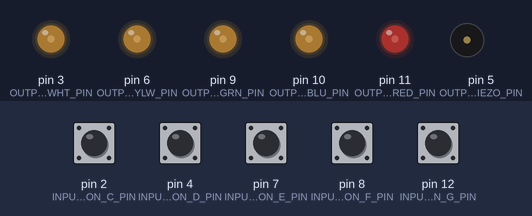
Simulated run of this sketch. Board: Arduino Uno, built with avr-gcc and run on an emulated ATmega328P. Shown: output pins drawn as LEDs (lit = HIGH), buzzer (waves = sounding). Inputs (shaded band) come from the test bench; at power-on: pin 2 (INPUT_BUTTON_C_PIN), pin 4 (INPUT_BUTTON_D_PIN), pin 7 (INPUT_BUTTON_E_PIN), pin 8 (INPUT_BUTTON_F_PIN), pin 12 (INPUT_BUTTON_G_PIN) HIGH.

Above: at 1.2 s.
1.3 s: pin 2 (INPUT_BUTTON_C_PIN) pulled LOW for 0.15 s
At 4.0 s:
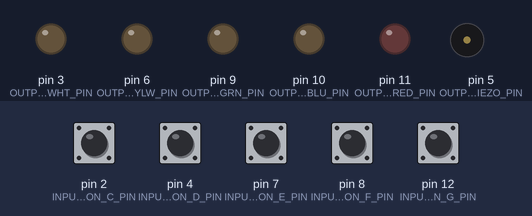
4.3 s: pin 4 (INPUT_BUTTON_D_PIN) pulled LOW for 0.15 s
At 4.45 s:
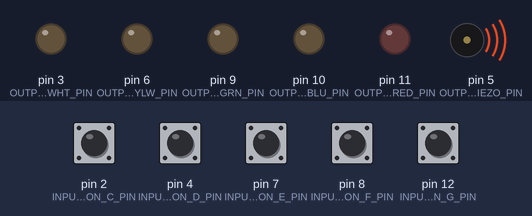
7.3 s: pin 7 (INPUT_BUTTON_E_PIN) pulled LOW for 0.15 s
At 8.37 s:
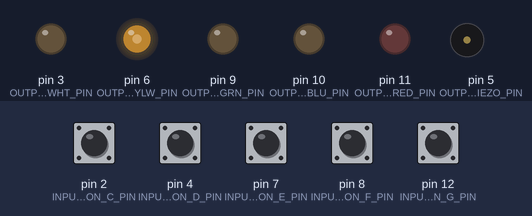
10.3 s: pin 8 (INPUT_BUTTON_F_PIN) pulled LOW for 0.15 s
At 10.77 s:
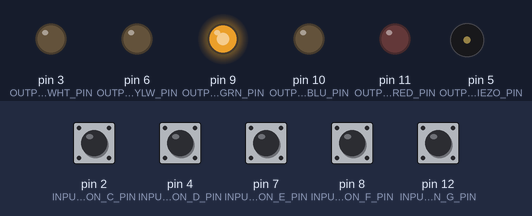
13.3 s: pin 12 (INPUT_BUTTON_G_PIN) pulled LOW for 0.15 s
At 13.77 s:
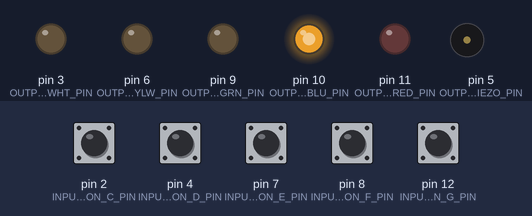
16.4 s: pin 2 (INPUT_BUTTON_C_PIN) pulled LOW for 1 s
At 18.2 s:
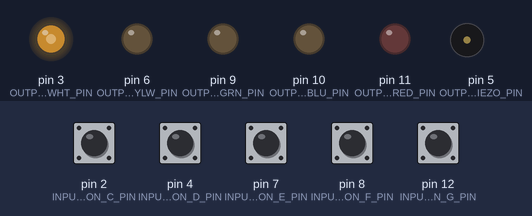
Timing chart, 0 to 20.5 s (numbered marks = the images above; inputs shaded):
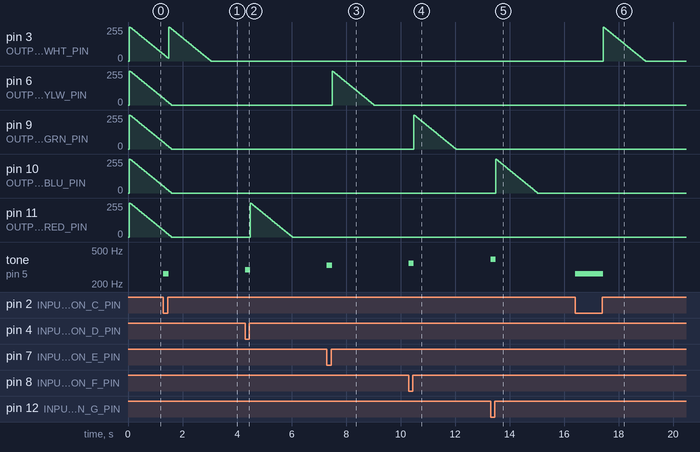

The sketch:

L3_2.ino
```cpp
#define KEY_C 262  // 261.6256 Hz (middle C)
#define KEY_D 294  // 293.6648 Hz
#define KEY_E 330  // 329.6276 Hz
#define KEY_F 350  // 349.2282 Hz
#define KEY_G 392  // 391.9954 Hz

const int INPUT_BUTTON_C_PIN = 2;
const int INPUT_BUTTON_D_PIN = 4;
const int INPUT_BUTTON_E_PIN = 7;
const int INPUT_BUTTON_F_PIN = 8;
const int INPUT_BUTTON_G_PIN = 12;

const int OUTPUT_LED_WHT_PIN = 3;
const int OUTPUT_LED_RED_PIN = 11;
const int OUTPUT_LED_YLW_PIN = 6;
const int OUTPUT_LED_GRN_PIN = 9;
const int OUTPUT_LED_BLU_PIN = 10;

const int OUTPUT_PIEZO_PIN = 5;
const int OUTPUT_LED_PIN = LED_BUILTIN;

const int MAX_ANALOG_OUT = 255;

const int TIME_ON_EACH_FADE_VAL_MS = 30;

class Button {
  private:
    const int _pinIn;
    const int _pinOut;
    const int _key;

    int _ledCurBrightness;
    unsigned long _brightnessUpdateTS;

    int _savedRawState;
    int _savedDebouncedState;
    unsigned long _stateChangeTS;

    const int _debouncedWindow = 40;
    const int _fadeAmount = 5;

    public:

    // Constructor
    Button(int in, int out, int key) :
      _pinIn(in),
      _pinOut(out),
      _key(key)
    {
      _savedRawState = LOW;
      _savedDebouncedState = LOW;
      _stateChangeTS = 0;
      _ledCurBrightness = 0;
      _brightnessUpdateTS = 0;
      pinMode(_pinIn, INPUT_PULLUP);
      pinMode(_pinOut, OUTPUT);
    }

    void debounce(unsigned long currentTimestampMs) {
      int buttonVal = digitalRead(_pinIn);

      if(buttonVal != _savedRawState) {
        _stateChangeTS = currentTimestampMs;
      }

      if(millis() - _stateChangeTS >= _debouncedWindow) {

        if(buttonVal == HIGH && buttonVal != _savedDebouncedState) {
          analogWrite(_pinOut, MAX_ANALOG_OUT);
          _ledCurBrightness = MAX_ANALOG_OUT;
          noTone(OUTPUT_PIEZO_PIN);
        }

        _savedDebouncedState = buttonVal;
      } else {
        tone(OUTPUT_PIEZO_PIN, _key);
      }

      _savedRawState = buttonVal;
    }

    void fadeLED(unsigned long timestamp) {
      if(timestamp - _brightnessUpdateTS >= TIME_ON_EACH_FADE_VAL_MS &&
         _ledCurBrightness >= 0) {
        analogWrite(_pinOut, _ledCurBrightness);
        _brightnessUpdateTS = timestamp;
        _ledCurBrightness = _ledCurBrightness - _fadeAmount;
      }
    }
};

Button _whiteLEDButton(INPUT_BUTTON_C_PIN, OUTPUT_LED_WHT_PIN, KEY_C);
Button _redLEDButton(INPUT_BUTTON_D_PIN, OUTPUT_LED_RED_PIN, KEY_D);
Button _yellowLEDButton(INPUT_BUTTON_E_PIN, OUTPUT_LED_YLW_PIN, KEY_E);
Button _greenLEDButton(INPUT_BUTTON_F_PIN, OUTPUT_LED_GRN_PIN, KEY_F);
Button _blueLEDButton(INPUT_BUTTON_G_PIN, OUTPUT_LED_BLU_PIN, KEY_G);

unsigned long _whiteFadeValueUpdatedTimestampMs = 0;
unsigned long _redFadeValueUpdatedTimestampMs = 0;
unsigned long _yellowFadeValueUpdatedTimestampMs = 0;
unsigned long _greenFadeValueUpdatedTimestampMs = 0;
unsigned long _blueFadeValueUpdatedTimestampMs = 0;

void setup() {
  pinMode(OUTPUT_PIEZO_PIN, OUTPUT);

  //Serial.begin(9600);
}

void loop() {
  unsigned long currentTimestampMs = millis();

  _whiteLEDButton.fadeLED(currentTimestampMs);
  _redLEDButton.fadeLED(currentTimestampMs);
  _yellowLEDButton.fadeLED(currentTimestampMs);
  _greenLEDButton.fadeLED(currentTimestampMs);
  _blueLEDButton.fadeLED(currentTimestampMs);

  _whiteLEDButton.debounce(currentTimestampMs);
  _redLEDButton.debounce(currentTimestampMs);
  _yellowLEDButton.debounce(currentTimestampMs);
  _greenLEDButton.debounce(currentTimestampMs);
  _blueLEDButton.debounce(currentTimestampMs);
}
```

Measured:
- after the input at 1.3 s, tone on pin 5 (OUTPUT_PIEZO_PIN): silent → 262 Hz at once, → silent 0.19 s later
- after the input at 4.3 s, tone on pin 5 (OUTPUT_PIEZO_PIN): silent → 294 Hz at once, → silent 0.19 s later
- after the input at 7.3 s, tone on pin 5 (OUTPUT_PIEZO_PIN): silent → 330 Hz at once, → silent 0.19 s later
- after the input at 10.3 s, tone on pin 5 (OUTPUT_PIEZO_PIN): silent → 350 Hz at once, → silent 0.19 s later
- after the input at 13.3 s, tone on pin 5 (OUTPUT_PIEZO_PIN): silent → 392 Hz at once, → silent 0.19 s later
- after the input at 16.4 s, tone on pin 5 (OUTPUT_PIEZO_PIN): silent → 262 Hz at once, → silent 1.0 s later
